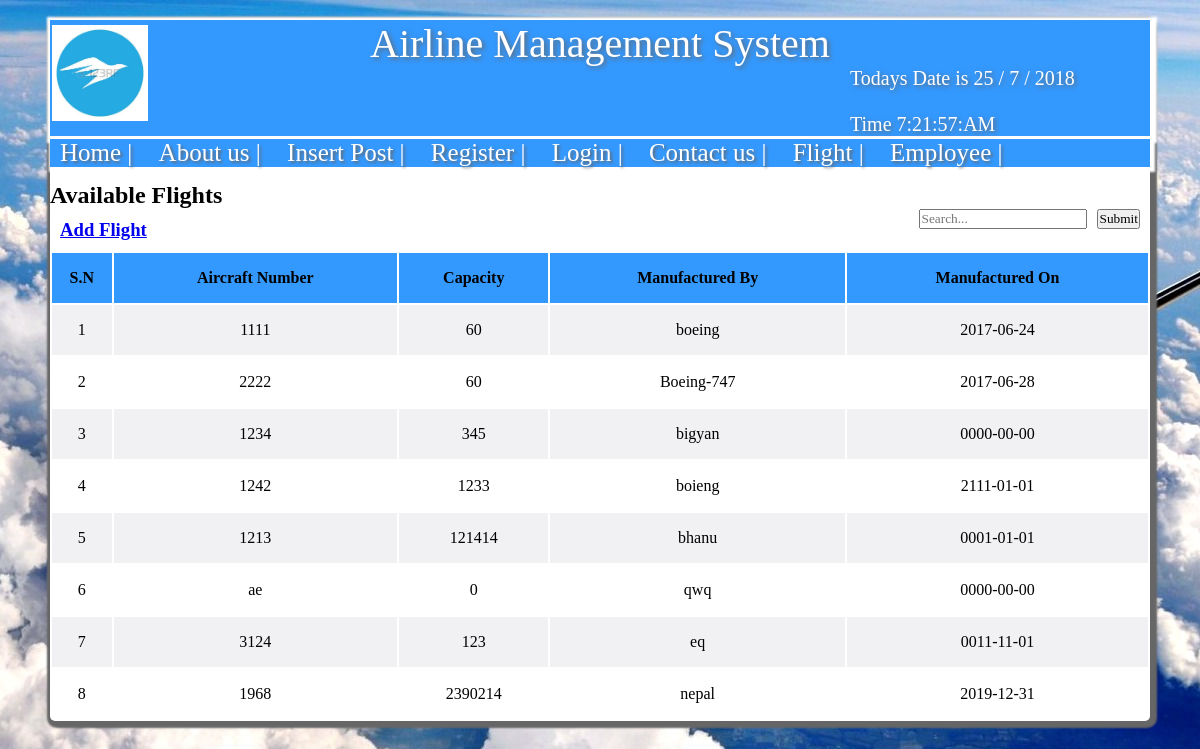
Page /flightdetails.php on the committed database.
### tables this page shows
CREATE TABLE `aircrafts` (
  `ac_id` int(11) NOT NULL,
  `aircraft_no` varchar(32) NOT NULL,
  `capacity` int(11) NOT NULL,
  `mfdby` varchar(128) NOT NULL,
  `mfdon` date NOT NULL
);

### flightdetails.php (the view, shortened to what this page needs)
<?php
require_once("includes/connect.php");
?>
<!doctype html>
<html>
	<head>
		<link rel="stylesheet" href="css/style.css">
	</head>
	<body>
		<div id="wrapper">
			<div id="header">
				<?php include("includes/header.php"); ?>
			</div>
			<div id="nav">
				<?php include("includes/nav.php"); ?>
			</div>
			<div id="main_section">
                <h2>Available Flights</h2>
                <a href="addflight.php" style="display:inline-block"><h3>Add Flight</h3></a>
                <form action="<?php echo htmlspecialchars($_SERVER['PHP_SELF'])?>" method="post" style="display:inline">
                    <input type="submit" name="submit" style="float:right; margin:0px 10px;">
                    <input type="search" name="search" style="float:right" placeholder="Search...">
                </form>
				<table>
                    <tr>
                        <th>S.N</th>
                        <th>Aircraft Number</th>
                        <th>Capacity</th>
                        <th>Manufactured By</th>
                        <th>Manufactured On</th>
                    </tr>
                    <?php
                        $sql ="SELECT * FROM aircrafts";
                        $i=1;
                        $result = mysqli_query($con,$sql);
                        if($result){
                            if (isset($_POST['submit'])){
                                $searched_key = $_POST['search'];
                                $sql = "SELECT * FROM aircrafts WHERE aircraft_no LIKE '%$searched_key%' or capacity LIKE '%$searched_key%' or mfdby LIKE '%$searched_key%' or mfdon LIKE '%$searched_key%' order by ac_id DESC";
                                $result = mysqli_query($con,$sql);
                            if ($result){
                                $i = 1;
                            while($row=mysqli_fetch_array($result)){
                                echo "<tr>
                                    <td>". $i++ ."</td>
                                    <td>". $row['aircraft_no'] ."</td>
                                    <td>". $row['capacity'] ."</td>
                                    <td>". $row['mfdby'] ."</td>
                                    <td>". $row['mfdon'] ."</td>
                                    </tr>
                                ";
                            }
                            }else{
                                $errormessage ="Error in displaying. CHECK:".mysqli_error($con);
                            }
                            }else{
                            while($row=mysqli_fetch_array($result)){
                                echo "
                                    <tr>
                                    <td>". $i++ ."</td>
                                    <td>". $row['aircraft_no'] ."</td>
                                    <td>". $row['capacity'] ."</td>
                                    <td>". $row['mfdby'] ."</td>
                                    <td>". $row['mfdon'] ."</td>
                                    </tr>
                                ";
                            }
                        }
                        }else{
                            $errormessage = "Error in displaying data CHECK".mysqli_error($con);
                        }
                    ?>
                </table>
			</div>
		</div>
	</body>
</html>

### css/style.css (style rules this page uses)
body { background-image:url("plane.jpg"); }
* { margin:0; padding:0; font-family:"Trebuchet MS"; box-sizing:border-box; }
#wrapper { width:1100px; margin-left:auto; margin-right:auto; background-color:white; border-radius:5px 5px 5px 5px; box-shadow:2px 2px 2px 5px #666; }
#header { clear:both; margin-top:20px; background-color:#39f; box-shadow:2px 2px 2px 5px white; text-shadow:2px 2px 5px #666; margin-bottom:3px; }
#nav { margin-bottom:3px; background-color:#39f; font-size:25px; box-shadow:2px 2px 2px 3px white; }
#main_section { width:1100px; margin-top:15px; }

### flightdetails.php (style rules this page uses)
table { width:100%; }
th,td { height: 50px; text-align: center; }
tr { width:100%; }
th { background-color: #39F; }
tr:nth-child(even) { background-color:#f1f1f3; }
a { margin:10px; }

### rows in the picture
aircrafts: aircraft_no "1111", capacity "60", mfdby "boeing", mfdon "2017-06-24"
aircrafts: aircraft_no "2222", capacity "60", mfdby "Boeing-747", mfdon "2017-06-28"
aircrafts: aircraft_no "1234", capacity "345", mfdby "bigyan", mfdon "0000-00-00"
aircrafts: aircraft_no "1242", capacity "1233", mfdby "boieng", mfdon "2111-01-01"
aircrafts: aircraft_no "1213", capacity "121414", mfdby "bhanu", mfdon "0001-01-01"
aircrafts: aircraft_no "ae", capacity "0", mfdby "qwq", mfdon "0000-00-00"
aircrafts: aircraft_no "3124", capacity "123", mfdby "eq", mfdon "0011-11-01"
aircrafts: aircraft_no "1968", capacity "2390214", mfdby "nepal", mfdon "2019-12-31"
